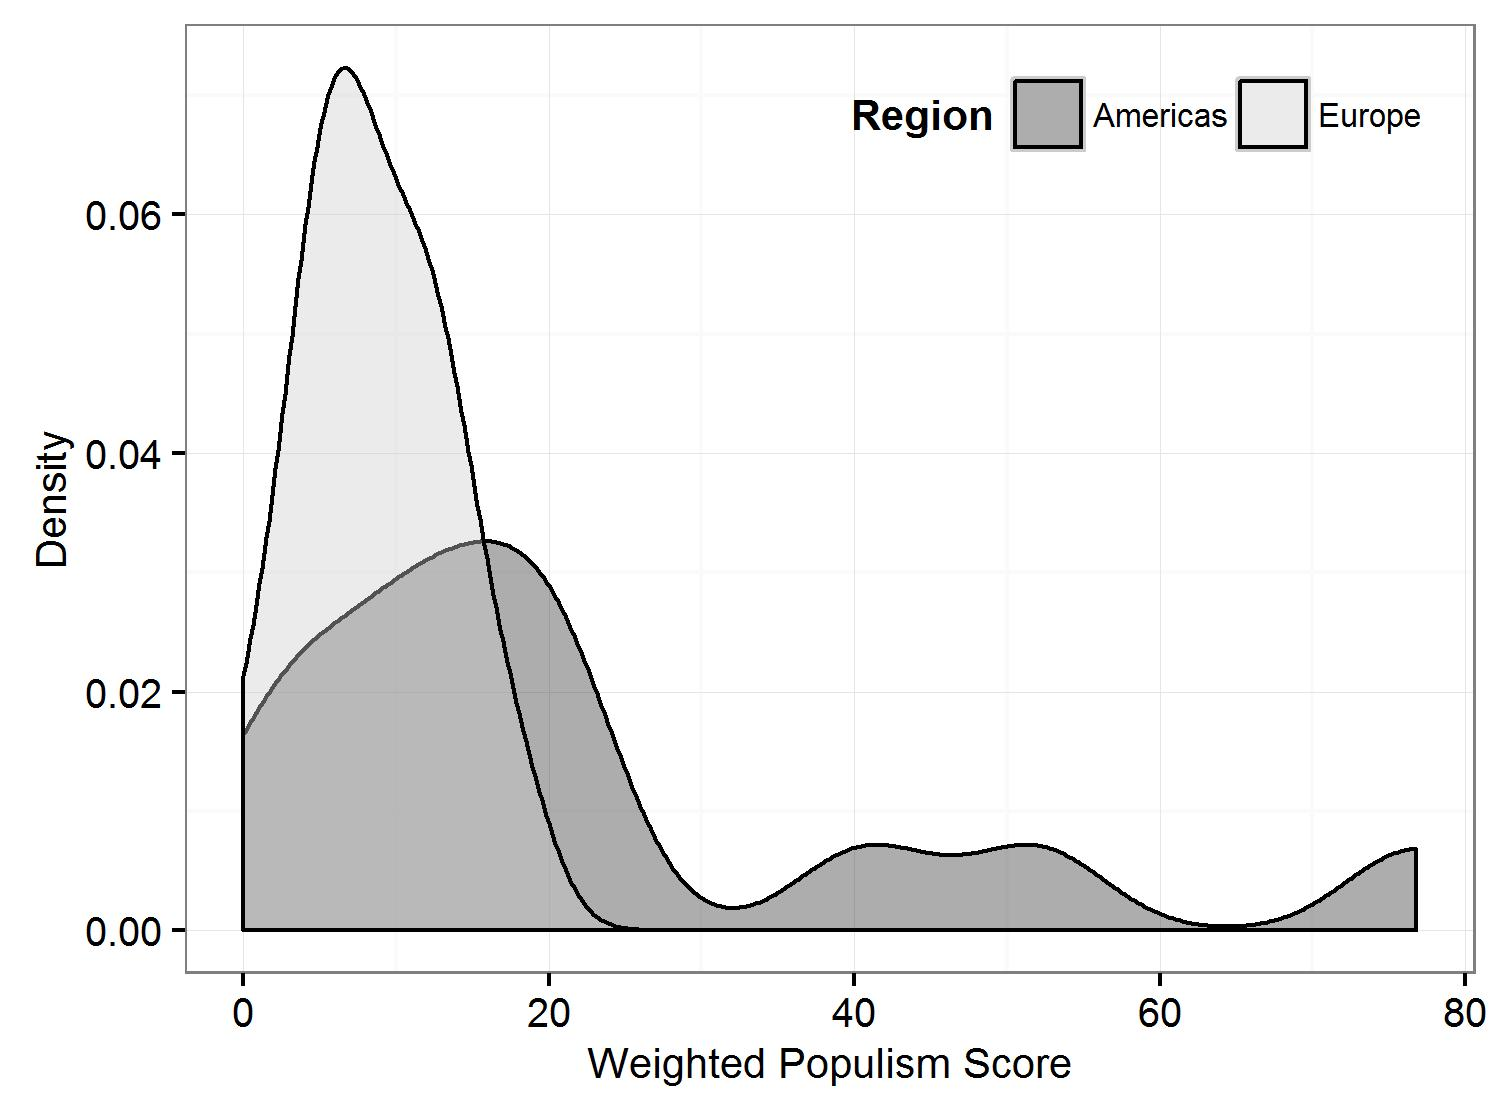

Write the R code that produced this figure.
#fig 1
#library(hadleyverse)
#setwd("C:/Users/Darin/Documents/populism/descriptive")

#load("PopulismScores.Rdta")

ggplot(pty, aes(score, fill = LA)) +
  geom_density(alpha = 0.4) +
  ylab("Density") +
  xlab("Weighted Populism Score") + 
  guides(fill=guide_legend(title= "Region")) +
  theme_bw() +
  scale_fill_grey() +
  theme(legend.position=c(1,1),legend.justification=c(1,1),
        legend.direction="horizontal",
        legend.box="horizontal",
        legend.box.just = c("top"), 
        legend.background = element_rect(fill=alpha('white', 0.0))) +
  theme(legend.text=element_text(size=8), legend.title=element_text(size=10, face = "bold"),
        axis.title.x = element_text(size = 10),
        axis.title.y = element_text(size = 10))

ggsave("fig1.jpg", width = 5)
